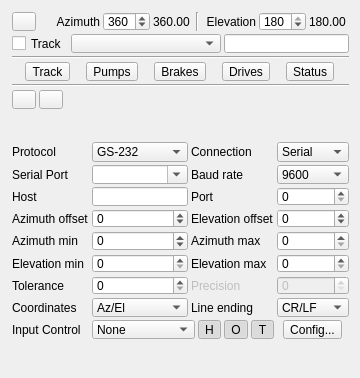
<?xml version="1.0" encoding="UTF-8"?>
<ui version="4.0">
 <class>GS232ControllerGUI</class>
 <widget class="RollupContents" name="GS232ControllerGUI">
  <property name="geometry">
   <rect>
    <x>0</x>
    <y>0</y>
    <width>360</width>
    <height>378</height>
   </rect>
  </property>
  <property name="sizePolicy">
   <sizepolicy hsizetype="Expanding" vsizetype="Fixed">
    <horstretch>0</horstretch>
    <verstretch>0</verstretch>
   </sizepolicy>
  </property>
  <property name="minimumSize">
   <size>
    <width>360</width>
    <height>100</height>
   </size>
  </property>
  <property name="maximumSize">
   <size>
    <width>560</width>
    <height>16777215</height>
   </size>
  </property>
  <property name="font">
   <font>
    <family>Liberation Sans</family>
    <pointsize>9</pointsize>
   </font>
  </property>
  <property name="windowTitle">
   <string>GS-232 Rotator Controller</string>
  </property>
  <widget class="QWidget" name="controlsContainer" native="true">
   <property name="geometry">
    <rect>
     <x>10</x>
     <y>10</y>
     <width>341</width>
     <height>101</height>
    </rect>
   </property>
   <property name="windowTitle">
    <string>Controls</string>
   </property>
   <layout class="QVBoxLayout" name="verticalLayout">
    <property name="spacing">
     <number>3</number>
    </property>
    <property name="leftMargin">
     <number>2</number>
    </property>
    <property name="topMargin">
     <number>2</number>
    </property>
    <property name="rightMargin">
     <number>2</number>
    </property>
    <property name="bottomMargin">
     <number>2</number>
    </property>
    <item>
     <layout class="QHBoxLayout" name="controlLayout">
      <item>
       <widget class="ButtonSwitch" name="startStop">
        <property name="toolTip">
         <string>Start/stop controller</string>
        </property>
        <property name="text">
         <string/>
        </property>
        <property name="icon">
         <iconset resource="../../../sdrgui/resources/res.qrc">
          <normaloff>:/play.png</normaloff>
          <normalon>:/stop.png</normalon>:/play.png</iconset>
        </property>
       </widget>
      </item>
      <item>
       <spacer name="horizontalSpacer_2">
        <property name="orientation">
         <enum>Qt::Orientation::Horizontal</enum>
        </property>
        <property name="sizeHint" stdset="0">
         <size>
          <width>40</width>
          <height>20</height>
         </size>
        </property>
       </spacer>
      </item>
      <item>
       <widget class="QLabel" name="coord1Label">
        <property name="minimumSize">
         <size>
          <width>54</width>
          <height>0</height>
         </size>
        </property>
        <property name="text">
         <string>Azimuth</string>
        </property>
        <property name="alignment">
         <set>Qt::AlignmentFlag::AlignRight|Qt::AlignmentFlag::AlignTrailing|Qt::AlignmentFlag::AlignVCenter</set>
        </property>
       </widget>
      </item>
      <item>
       <widget class="QDoubleSpinBox" name="coord1">
        <property name="toolTip">
         <string>Target azimuth in degrees</string>
        </property>
        <property name="decimals">
         <number>0</number>
        </property>
        <property name="maximum">
         <double>450.000000000000000</double>
        </property>
        <property name="value">
         <double>360.000000000000000</double>
        </property>
       </widget>
      </item>
      <item>
       <widget class="QLabel" name="coord1CurrentText">
        <property name="minimumSize">
         <size>
          <width>40</width>
          <height>0</height>
         </size>
        </property>
        <property name="toolTip">
         <string>Current azimuth in degrees</string>
        </property>
        <property name="text">
         <string>360.00</string>
        </property>
       </widget>
      </item>
      <item>
       <widget class="Line" name="line">
        <property name="orientation">
         <enum>Qt::Orientation::Vertical</enum>
        </property>
       </widget>
      </item>
      <item>
       <widget class="QLabel" name="coord2Label">
        <property name="minimumSize">
         <size>
          <width>54</width>
          <height>0</height>
         </size>
        </property>
        <property name="text">
         <string>Elevation</string>
        </property>
        <property name="alignment">
         <set>Qt::AlignmentFlag::AlignRight|Qt::AlignmentFlag::AlignTrailing|Qt::AlignmentFlag::AlignVCenter</set>
        </property>
       </widget>
      </item>
      <item>
       <widget class="QDoubleSpinBox" name="coord2">
        <property name="toolTip">
         <string>Target elevation in degrees</string>
        </property>
        <property name="decimals">
         <number>0</number>
        </property>
        <property name="maximum">
         <double>180.000000000000000</double>
        </property>
        <property name="value">
         <double>180.000000000000000</double>
        </property>
       </widget>
      </item>
      <item>
       <widget class="QLabel" name="coord2CurrentText">
        <property name="minimumSize">
         <size>
          <width>40</width>
          <height>0</height>
         </size>
        </property>
        <property name="toolTip">
         <string>Current elevation in degrees</string>
        </property>
        <property name="text">
         <string>180.00</string>
        </property>
       </widget>
      </item>
     </layout>
    </item>
    <item>
     <layout class="QGridLayout" name="gridLayout">
      <item row="0" column="1" colspan="2">
       <widget class="QComboBox" name="sources">
        <property name="minimumSize">
         <size>
          <width>150</width>
          <height>0</height>
         </size>
        </property>
        <property name="toolTip">
         <string>Target to track</string>
        </property>
       </widget>
      </item>
      <item row="0" column="0">
       <widget class="QCheckBox" name="track">
        <property name="toolTip">
         <string>Check to enable automatic tracking of azimuth and elevation from the specified channel</string>
        </property>
        <property name="text">
         <string>Track</string>
        </property>
       </widget>
      </item>
      <item row="0" column="3">
       <widget class="QLineEdit" name="targetName">
        <property name="toolTip">
         <string>Name of the target being tracked as indicated by the source channel / feature</string>
        </property>
        <property name="readOnly">
         <bool>true</bool>
        </property>
       </widget>
      </item>
     </layout>
    </item>
    <item>
     <widget class="Line" name="dfmLine">
      <property name="orientation">
       <enum>Qt::Orientation::Horizontal</enum>
      </property>
     </widget>
    </item>
    <item>
     <layout class="QHBoxLayout" name="dfmLayout">
      <item>
       <widget class="QToolButton" name="dfmTrack">
        <property name="text">
         <string>Track</string>
        </property>
        <property name="checkable">
         <bool>true</bool>
        </property>
       </widget>
      </item>
      <item>
       <widget class="QToolButton" name="dfmLubePumps">
        <property name="text">
         <string>Pumps</string>
        </property>
        <property name="checkable">
         <bool>true</bool>
        </property>
       </widget>
      </item>
      <item>
       <widget class="QToolButton" name="dfmBrakes">
        <property name="text">
         <string>Brakes</string>
        </property>
        <property name="checkable">
         <bool>true</bool>
        </property>
       </widget>
      </item>
      <item>
       <widget class="QToolButton" name="dfmDrives">
        <property name="text">
         <string>Drives</string>
        </property>
        <property name="checkable">
         <bool>true</bool>
        </property>
       </widget>
      </item>
      <item>
       <widget class="QToolButton" name="dfmShowStatus">
        <property name="toolTip">
         <string>Show the DFM status dialog</string>
        </property>
        <property name="text">
         <string>Status</string>
        </property>
       </widget>
      </item>
     </layout>
    </item>
    <item>
     <widget class="Line" name="alpacaLine">
      <property name="orientation">
       <enum>Qt::Orientation::Horizontal</enum>
      </property>
     </widget>
    </item>
    <item>
     <layout class="QHBoxLayout" name="alpacaLayout">
      <item>
       <widget class="ButtonSwitch" name="alpacaPark">
        <property name="toolTip">
         <string>Park or unpark the Alpaca telescope mount</string>
        </property>
        <property name="text">
         <string/>
        </property>
        <property name="icon">
         <iconset resource="gs232controllericons.qrc">
          <normaloff>:/gs232controller/icons/park.png</normaloff>:/gs232controller/icons/park.png</iconset>
        </property>
       </widget>
      </item>
      <item>
       <widget class="ButtonSwitch" name="alpacaHome">
        <property name="toolTip">
         <string>Find the Alpaca telescope home position</string>
        </property>
        <property name="text">
         <string/>
        </property>
        <property name="icon">
         <iconset resource="gs232controllericons.qrc">
          <normaloff>:/gs232controller/icons/home.png</normaloff>:/gs232controller/icons/home.png</iconset>
        </property>
       </widget>
      </item>
      <item>
       <spacer name="alpacaSpacer">
        <property name="orientation">
         <enum>Qt::Orientation::Horizontal</enum>
        </property>
        <property name="sizeHint" stdset="0">
         <size>
          <width>40</width>
          <height>20</height>
         </size>
        </property>
       </spacer>
      </item>
     </layout>
    </item>
   </layout>
  </widget>
  <widget class="QWidget" name="settingsContainer" native="true">
   <property name="geometry">
    <rect>
     <x>10</x>
     <y>140</y>
     <width>341</width>
     <height>201</height>
    </rect>
   </property>
   <property name="windowTitle">
    <string>Settings</string>
   </property>
   <layout class="QVBoxLayout" name="verticalLayout_2">
    <property name="spacing">
     <number>3</number>
    </property>
    <property name="leftMargin">
     <number>2</number>
    </property>
    <property name="topMargin">
     <number>2</number>
    </property>
    <property name="rightMargin">
     <number>2</number>
    </property>
    <property name="bottomMargin">
     <number>2</number>
    </property>
    <item>
     <layout class="QGridLayout" name="settingsGridLayout">
      <item row="1" column="2">
       <widget class="QLabel" name="baudRateLabel">
        <property name="text">
         <string>Baud rate</string>
        </property>
       </widget>
      </item>
      <item row="4" column="1">
       <widget class="QSpinBox" name="azimuthMin">
        <property name="minimum">
         <number>-180</number>
        </property>
        <property name="maximum">
         <number>450</number>
        </property>
       </widget>
      </item>
      <item row="3" column="2">
       <widget class="QLabel" name="elevationOffsetLabel">
        <property name="text">
         <string>Elevation offset</string>
        </property>
       </widget>
      </item>
      <item row="4" column="2">
       <widget class="QLabel" name="azimuthMaxLabel">
        <property name="text">
         <string>Azimuth max</string>
        </property>
       </widget>
      </item>
      <item row="7" column="0">
       <widget class="QLabel" name="label">
        <property name="text">
         <string>Coordinates</string>
        </property>
       </widget>
      </item>
      <item row="4" column="0">
       <widget class="QLabel" name="azimuthMinLabel">
        <property name="text">
         <string>Azimuth min</string>
        </property>
       </widget>
      </item>
      <item row="5" column="3">
       <widget class="QSpinBox" name="elevationMax">
        <property name="maximum">
         <number>180</number>
        </property>
       </widget>
      </item>
      <item row="5" column="2">
       <widget class="QLabel" name="elevationMaxLabel">
        <property name="text">
         <string>Elevation max</string>
        </property>
       </widget>
      </item>
      <item row="3" column="0">
       <widget class="QLabel" name="azimuthOffsetLabel">
        <property name="text">
         <string>Azimuth offset</string>
        </property>
       </widget>
      </item>
      <item row="0" column="1">
       <widget class="QComboBox" name="protocol">
        <property name="toolTip">
         <string>Command protocol</string>
        </property>
        <item>
         <property name="text">
          <string>GS-232</string>
         </property>
        </item>
        <item>
         <property name="text">
          <string>SPID</string>
         </property>
        </item>
        <item>
         <property name="text">
          <string>rotctld</string>
         </property>
        </item>
        <item>
         <property name="text">
          <string>DFM</string>
         </property>
        </item>
        <item>
         <property name="text">
          <string>Alpaca</string>
         </property>
        </item>
       </widget>
      </item>
      <item row="2" column="2">
       <widget class="QLabel" name="portLabel">
        <property name="text">
         <string>Port</string>
        </property>
       </widget>
      </item>
      <item row="6" column="3">
       <widget class="QSpinBox" name="precision">
        <property name="enabled">
         <bool>false</bool>
        </property>
        <property name="toolTip">
         <string>Precision (number of decimal places) of azimuth, elevation and tolerance values</string>
        </property>
        <property name="statusTip">
         <string/>
        </property>
        <property name="maximum">
         <number>5</number>
        </property>
       </widget>
      </item>
      <item row="2" column="3">
       <widget class="QSpinBox" name="port">
        <property name="toolTip">
         <string>TCP port number to connect to</string>
        </property>
        <property name="maximum">
         <number>65535</number>
        </property>
       </widget>
      </item>
      <item row="4" column="3">
       <widget class="QSpinBox" name="azimuthMax">
        <property name="maximum">
         <number>450</number>
        </property>
       </widget>
      </item>
      <item row="1" column="3">
       <widget class="QComboBox" name="baudRate">
        <property name="toolTip">
         <string>Serial port baud rate</string>
        </property>
        <property name="currentIndex">
         <number>3</number>
        </property>
        <item>
         <property name="text">
          <string>1200</string>
         </property>
        </item>
        <item>
         <property name="text">
          <string>2400</string>
         </property>
        </item>
        <item>
         <property name="text">
          <string>4800</string>
         </property>
        </item>
        <item>
         <property name="text">
          <string>9600</string>
         </property>
        </item>
        <item>
         <property name="text">
          <string>19200</string>
         </property>
        </item>
        <item>
         <property name="text">
          <string>38400</string>
         </property>
        </item>
        <item>
         <property name="text">
          <string>57600</string>
         </property>
        </item>
        <item>
         <property name="text">
          <string>115200</string>
         </property>
        </item>
        <item>
         <property name="text">
          <string>230400</string>
         </property>
        </item>
        <item>
         <property name="text">
          <string>460800</string>
         </property>
        </item>
       </widget>
      </item>
      <item row="0" column="2">
       <widget class="QLabel" name="connectionLabel">
        <property name="text">
         <string>Connection</string>
        </property>
       </widget>
      </item>
      <item row="0" column="3">
       <widget class="QComboBox" name="connection">
        <property name="toolTip">
         <string>The type of connection to use to the rotator</string>
        </property>
        <item>
         <property name="text">
          <string>Serial</string>
         </property>
        </item>
        <item>
         <property name="text">
          <string>TCP</string>
         </property>
        </item>
       </widget>
      </item>
      <item row="1" column="1">
       <widget class="QComboBox" name="serialPort">
        <property name="toolTip">
         <string>Name of serial port to use to connect to the rotator</string>
        </property>
        <property name="editable">
         <bool>true</bool>
        </property>
       </widget>
      </item>
      <item row="2" column="0">
       <widget class="QLabel" name="hostLabel">
        <property name="text">
         <string>Host</string>
        </property>
       </widget>
      </item>
      <item row="5" column="1">
       <widget class="QSpinBox" name="elevationMin">
        <property name="maximum">
         <number>180</number>
        </property>
       </widget>
      </item>
      <item row="2" column="1">
       <widget class="QLineEdit" name="host">
        <property name="toolTip">
         <string>Hostname / IP address of computer to connect to</string>
        </property>
       </widget>
      </item>
      <item row="6" column="2">
       <widget class="QLabel" name="precisionLabel">
        <property name="enabled">
         <bool>false</bool>
        </property>
        <property name="text">
         <string>Precision</string>
        </property>
       </widget>
      </item>
      <item row="0" column="0">
       <widget class="QLabel" name="protocolLabel">
        <property name="text">
         <string>Protocol</string>
        </property>
       </widget>
      </item>
      <item row="5" column="0">
       <widget class="QLabel" name="elevationMinLabel">
        <property name="text">
         <string>Elevation min</string>
        </property>
       </widget>
      </item>
      <item row="6" column="1">
       <widget class="QDoubleSpinBox" name="tolerance">
        <property name="toolTip">
         <string>Tolerance in degrees</string>
        </property>
        <property name="decimals">
         <number>0</number>
        </property>
       </widget>
      </item>
      <item row="1" column="0">
       <widget class="QLabel" name="serialPortLabel">
        <property name="text">
         <string>Serial Port</string>
        </property>
       </widget>
      </item>
      <item row="6" column="0">
       <widget class="QLabel" name="toleranceLabel">
        <property name="text">
         <string>Tolerance</string>
        </property>
       </widget>
      </item>
      <item row="7" column="1">
       <widget class="QComboBox" name="coordinates">
        <property name="toolTip">
         <string>Coordinate system</string>
        </property>
        <item>
         <property name="text">
          <string>Az/El</string>
         </property>
        </item>
        <item>
         <property name="text">
          <string>X/Y 85'</string>
         </property>
        </item>
        <item>
         <property name="text">
          <string>X/Y 30'</string>
         </property>
        </item>
       </widget>
      </item>
      <item row="8" column="0">
       <widget class="QLabel" name="inputControllerLabel">
        <property name="text">
         <string>Input Control</string>
        </property>
       </widget>
      </item>
      <item row="8" column="3">
       <layout class="QHBoxLayout" name="horizontalLayout">
        <item>
         <widget class="QToolButton" name="inputConfigure">
          <property name="toolTip">
           <string>Configure input</string>
          </property>
          <property name="text">
           <string>Config...</string>
          </property>
         </widget>
        </item>
       </layout>
      </item>
      <item row="3" column="1">
       <widget class="QDoubleSpinBox" name="azimuthOffset">
        <property name="toolTip">
         <string>Specify an offset angle in degrees that will be added to the target azimuth to correct for misalignment</string>
        </property>
        <property name="decimals">
         <number>0</number>
        </property>
        <property name="minimum">
         <double>-360.000000000000000</double>
        </property>
        <property name="maximum">
         <double>360.000000000000000</double>
        </property>
       </widget>
      </item>
      <item row="3" column="3">
       <widget class="QDoubleSpinBox" name="elevationOffset">
        <property name="toolTip">
         <string>Specify an offset angle in degrees that will be added to the target elevation to correct for misalignment</string>
        </property>
        <property name="decimals">
         <number>0</number>
        </property>
        <property name="minimum">
         <double>-180.000000000000000</double>
        </property>
        <property name="maximum">
         <double>180.000000000000000</double>
        </property>
       </widget>
      </item>
      <item row="8" column="1" colspan="2">
       <layout class="QHBoxLayout" name="horizontalLayout_2">
        <item>
         <widget class="QComboBox" name="inputController">
          <property name="toolTip">
           <string>Gamepad / joystick to use</string>
          </property>
          <item>
           <property name="text">
            <string>None</string>
           </property>
          </item>
         </widget>
        </item>
        <item>
         <widget class="QToolButton" name="highSensitivity">
          <property name="toolTip">
           <string>Input controller sensitvitiy (High / low)</string>
          </property>
          <property name="text">
           <string>H</string>
          </property>
          <property name="checkable">
           <bool>true</bool>
          </property>
          <property name="checked">
           <bool>true</bool>
          </property>
         </widget>
        </item>
        <item>
         <widget class="QToolButton" name="enableOffsetControl">
          <property name="toolTip">
           <string>Enable offset control</string>
          </property>
          <property name="text">
           <string>O</string>
          </property>
          <property name="checkable">
           <bool>true</bool>
          </property>
          <property name="checked">
           <bool>true</bool>
          </property>
         </widget>
        </item>
        <item>
         <widget class="QToolButton" name="enableTargetControl">
          <property name="toolTip">
           <string>Enable target control</string>
          </property>
          <property name="text">
           <string>T</string>
          </property>
          <property name="checkable">
           <bool>true</bool>
          </property>
          <property name="checked">
           <bool>true</bool>
          </property>
         </widget>
        </item>
       </layout>
      </item>
      <item row="7" column="3">
       <widget class="QComboBox" name="lineEnding">
        <property name="toolTip">
         <string>Character sequence to transmit at end of line</string>
        </property>
        <item>
         <property name="text">
          <string>CR/LF</string>
         </property>
        </item>
        <item>
         <property name="text">
          <string>CR</string>
         </property>
        </item>
        <item>
         <property name="text">
          <string>LF</string>
         </property>
        </item>
       </widget>
      </item>
      <item row="7" column="2">
       <widget class="QLabel" name="lineEndingLabel">
        <property name="text">
         <string>Line ending</string>
        </property>
       </widget>
      </item>
     </layout>
    </item>
   </layout>
  </widget>
 </widget>
 <customwidgets>
  <customwidget>
   <class>RollupContents</class>
   <extends>QWidget</extends>
   <header>gui/rollupcontents.h</header>
   <container>1</container>
  </customwidget>
  <customwidget>
   <class>ButtonSwitch</class>
   <extends>QToolButton</extends>
   <header>gui/buttonswitch.h</header>
  </customwidget>
 </customwidgets>
 <tabstops>
  <tabstop>startStop</tabstop>
  <tabstop>coord1</tabstop>
  <tabstop>coord2</tabstop>
  <tabstop>track</tabstop>
  <tabstop>sources</tabstop>
  <tabstop>targetName</tabstop>
  <tabstop>protocol</tabstop>
  <tabstop>connection</tabstop>
  <tabstop>serialPort</tabstop>
  <tabstop>baudRate</tabstop>
  <tabstop>host</tabstop>
  <tabstop>port</tabstop>
  <tabstop>azimuthOffset</tabstop>
  <tabstop>elevationOffset</tabstop>
  <tabstop>azimuthMin</tabstop>
  <tabstop>azimuthMax</tabstop>
  <tabstop>elevationMin</tabstop>
  <tabstop>elevationMax</tabstop>
  <tabstop>tolerance</tabstop>
  <tabstop>precision</tabstop>
  <tabstop>coordinates</tabstop>
  <tabstop>inputController</tabstop>
  <tabstop>highSensitivity</tabstop>
  <tabstop>enableTargetControl</tabstop>
  <tabstop>inputConfigure</tabstop>
  <tabstop>dfmTrack</tabstop>
  <tabstop>dfmLubePumps</tabstop>
  <tabstop>dfmBrakes</tabstop>
  <tabstop>dfmDrives</tabstop>
  <tabstop>dfmShowStatus</tabstop>
  <tabstop>alpacaPark</tabstop>
  <tabstop>alpacaHome</tabstop>
 </tabstops>
 <resources>
  <include location="../../../sdrgui/resources/res.qrc"/>
  <include location="gs232controllericons.qrc"/>
 </resources>
 <connections/>
</ui>
